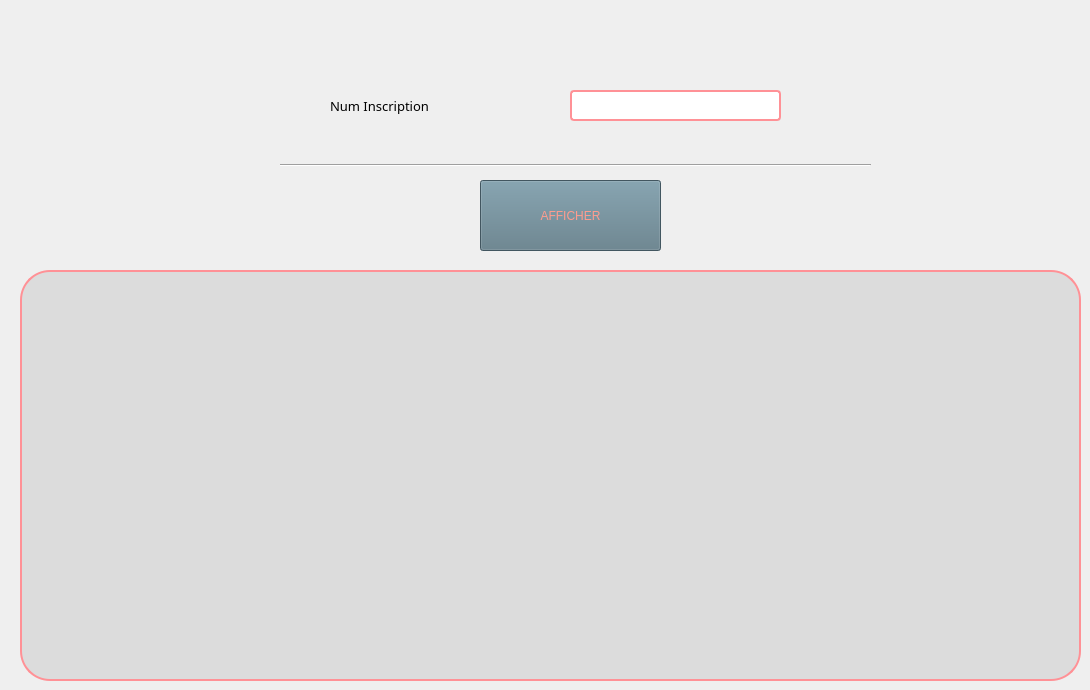
       <widget class="QWidget" name="tab_52">
        <attribute name="title">
         <string>Recherche emprunts par étudiant</string>
        </attribute>
        <widget class="QLineEdit" name="lineEdit_77">
         <property name="geometry">
          <rect>
           <x>570</x>
           <y>90</y>
           <width>211</width>
           <height>31</height>
          </rect>
         </property>
         <property name="styleSheet">
          <string notr="true">color: rgb(92, 121, 134);
font: 10pt &quot;Tw Cen MT Condensed Extra Bold&quot;;
border: 2px solid rgb(255, 145, 150);
border-radius: 4px;
</string>
         </property>
        </widget>
        <widget class="QPushButton" name="pushButton_44">
         <property name="geometry">
          <rect>
           <x>480</x>
           <y>180</y>
           <width>181</width>
           <height>71</height>
          </rect>
         </property>
         <property name="styleSheet">
          <string notr="true">color: rgb(67, 87, 97);
selection-color: rgb(255, 255, 255);
selection-color: rgb(85, 170, 255);
selection-color: rgb(255, 114, 94);
selection-background-color: rgb(158, 109, 96);
selection-color: qlineargradient(spread:pad, x1:0, y1:0, x2:1, y2:0, stop:0 rgba(0, 0, 0, 255), stop:1 rgba(255, 255, 255, 255));
color: qlineargradient(spread:pad, x1:0, y1:0, x2:1, y2:0, stop:0 rgba(0, 0, 0, 255), stop:1 rgba(255, 255, 255, 255));
border-bottom-color: rgb(157, 109, 96);
alternate-background-color: rgb(156, 107, 94);
color: rgb(255, 156, 142);
background-color: rgb(255, 156, 142);
background-color: rgb(92, 121, 134);</string>
         </property>
         <property name="text">
          <string>AFFICHER</string>
         </property>
        </widget>
        <widget class="Line" name="line_18">
         <property name="geometry">
          <rect>
           <x>280</x>
           <y>150</y>
           <width>591</width>
           <height>31</height>
          </rect>
         </property>
         <property name="orientation">
          <enum>Qt::Horizontal</enum>
         </property>
        </widget>
        <widget class="QLabel" name="label_96">
         <property name="geometry">
          <rect>
           <x>330</x>
           <y>60</y>
           <width>231</width>
           <height>91</height>
          </rect>
         </property>
         <property name="font">
          <font>
           <family>Segoe UI Black</family>
           <pointsize>10</pointsize>
           <weight>10</weight>
           <italic>false</italic>
           <bold>false</bold>
          </font>
         </property>
         <property name="text">
          <string>Num Inscription</string>
         </property>
        </widget>
        <widget class="QLabel" name="label_102">
         <property name="geometry">
          <rect>
           <x>20</x>
           <y>270</y>
           <width>1061</width>
           <height>411</height>
          </rect>
         </property>
         <property name="styleSheet">
          <string notr="true">background-color:rgba(0,0, 0, 20);
font: 87 10pt &quot;Segoe UI Black&quot;;
color: rgb(92, 121, 134);
border-radius: 30px;
border: 2px solid rgb(255, 145, 150);</string>
         </property>
         <property name="text">
          <string/>
         </property>
        </widget>
        <widget class="QLabel" name="erreurni_40">
         <property name="geometry">
          <rect>
           <x>570</x>
           <y>120</y>
           <width>251</width>
           <height>16</height>
          </rect>
         </property>
         <property name="styleSheet">
          <string notr="true">color: rgb(255, 156, 142);
font: 87 9pt &quot;Segoe UI Black&quot;;
</string>
         </property>
         <property name="text">
          <string/>
         </property>
        </widget>
       </widget>
